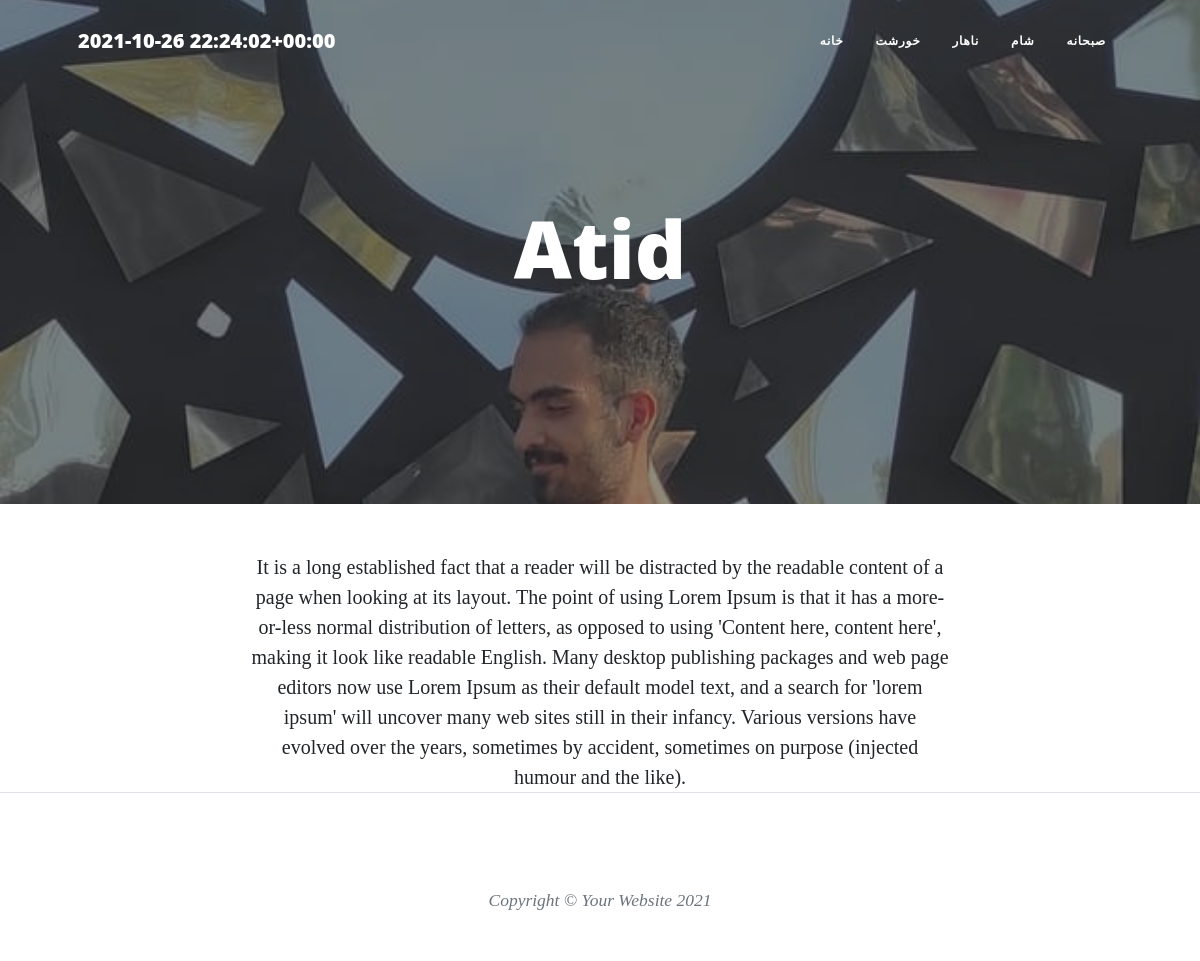
Page /atid on the committed database.
### food/models.py (models this page shows, shortened)
class Category(models.Model):
    parent = models.ForeignKey('self', null=True, default=None, blank=True, on_delete=models.SET_NULL, related_name='children')
    name = models.CharField(max_length=20)
    slug = models.CharField(max_length=20)
    class Meta:
        verbose_name = 'گروه'
        verbose_name_plural = 'گروه‌ ها'

class foodModels(models.Model):
    RATE = (
        ('3','Very good'),
        ('2', 'Good'),
        ('1','Bad'),
    )
    AUTH = (
        ('Admins',(
            ('Atid','Atid'),
            ('Rahmat','Rahmat'),
            ('Noora','Noora'),
        )),
        ('Normal people',(
            ('Yasin','Yasin'),
            ('Ebne','Ebne')
        )),
    )
    user = models.ForeignKey(User, null=True, on_delete=models.SET_NULL,default='User.id',related_name='author', verbose_name='نویسنده')
    name = models.CharField(max_length=20)
    slug = models.SlugField(max_length=20)
    desc = models.TextField(default="add descriptions here.")
    rate = models.CharField(max_length=1, choices=RATE)
    auth = models.CharField(max_length=20, choices=AUTH)  # special feature
    date = models.DateTimeField(default=timezone.now)
    categ = models.ManyToManyField(Category, related_name='categs')
    img = models.ImageField(upload_to='foodPics/')
    special_article = models.BooleanField(default=False, verbose_name="مقاله‌ی ویژه")
    check = models.BooleanField(default=False, verbose_name="آیا اجازه انتشار می‌دهید؟")
    class Meta:
        verbose_name = 'غذا'
        verbose_name_plural = 'غذاها'
    objects = manageFood()
    def categ_to_str(self):
        return ", ".join([Category.name for Category in self.categ.all()])
    categ_to_str.short_description = 'Category'

### food/views.py (the view)
# urls.py: path('<slug:theSLUG>',DetDetailView.as_view(), name='detailView'),
class DetDetailView(generic.DetailView):
    template_name = 'details.html'
    def get_object(self):
        slug = self.kwargs.get('theSLUG')
        return get_object_or_404(foodModels.objects.show(), slug=slug)

### food/models.py (called while the page is built)
    def show(self):
        return self.filter(check=True)

### food/templatetags/base_tag.py (called while the page is built)
@register.simple_tag()
def showTime():
    return timezone.now()

@register.inclusion_tag('categ_tags.html')
def profCateg():
    return {
        'cat': Category.objects.all()
    }

### templates/details.html
{% extends 'base.html' %}
{% block content %}
        <header class="masthead" style="background-image: url('{{ object.img.url }}')">
            <div class="container position-relative px-4 px-lg-5">
                <div class="row gx-4 gx-lg-5 justify-content-center">
                    <div class="col-md-10 col-lg-8 col-xl-7">
                        <div class="site-heading">
                            <h1>{{ object.name }}</h1>
                        </div>
                    </div>
                </div>
            </div>
        </header>
    <center>
    <div class="col-md-10 col-lg-8 col-xl-7">
        {% if object.special_article %}
        {% if request.user.is_superuser or request.user.is_special_user %}
        <span class="subheading">{{ object.desc|striptags }}</span>
        {% else %}
        <h3>{{ object.desc | truncatewords:30|safe }}</h3>
            <hr>
        <span class="subheading alert-warning">با عرض پوزش این محتوا برای اعضای ویژه تهیه شده است برای خرید اشتراک می‌تونید <a href="#">اقدام</a> کنید</span>
        {% endif %}
            {% else %}
            <span class="subheading">{{ object.desc|striptags }}</span>
        {% endif %}
    </div>
    </center>
{% endblock %}

### templates/categ_tags.html
<div class="collapse navbar-collapse myfont" id="navbarResponsive">
    <ul class="navbar-nav ms-auto py-4 py-lg-0">
        <li class="nav-item"><a class="nav-link px-lg-3 py-3 py-lg-4" href="{% url 'foodUrl:home' %}">خانه</a></li>
        {% for cat in cat %}
        {% if cat.parent == None %}
            <li class="nav-item"><a class="nav-link px-lg-3 py-3 py-lg-4" href="{% url 'foodUrl:categClass' cat.slug%}">{{ cat.name }}</a></li>
        {% endif %}
        {% endfor %}
    </ul>
</div>

### rows in the picture
Category: name "خورشت"
Category: name "ناهار"
Category: name "شام"
Category: name "صبحانه"
foodModels: img (picture), name "Atid", desc "It is a long established fact that a reader will be distracted by the readable content of a page when looking at its layout. The point of using Lorem Ipsum is that it has a more-or-less normal distribution of letters, as opposed to using 'Content here, content here', making it look like readable English. Many desktop publishing packages and web page editors now use Lorem Ipsum as their default model text, and a search for 'lorem ipsum' will uncover many web sites still in their infancy. Various versions have evolved over the years, sometimes by accident, sometimes on purpose (injected humour and the like)."
